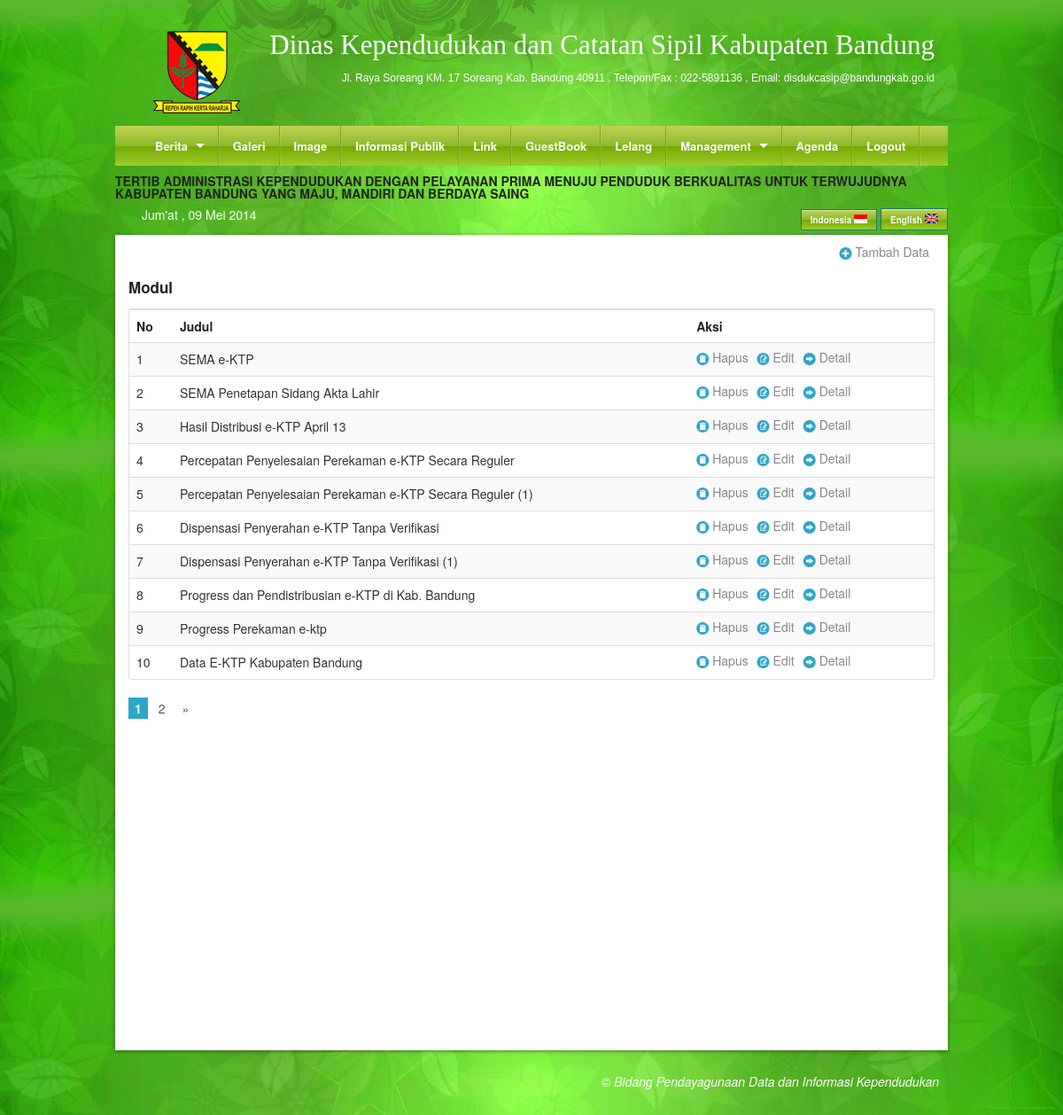
/Modul (signed in), run on the app's committed database.
### tables this page shows
CREATE TABLE `content` (
  `home_indo` text,
  `home_ing` text,
  `profile_indo` text,
  `profile_ing` text,
  `kk_indo` text,
  `kk_ing` text,
  `ktp_indo` text,
  `ktp_ing` text,
  `lahir_indo` text,
  `lahir_ing` text,
  `kawin_indo` text,
  `kawin_ing` text,
  `cerai_indo` text,
  `cerai_ing` text,
  `rusak_indo` text,
  `rusak_ing` text,
  `mati_indo` text,
  `mati_ing` text,
  `landasan_indo` text,
  `landasan_ing` text,
  `marquee_indo` text,
  `marquee_ing` text,
  `kami_indo` text,
  `kami_ing` text
);

CREATE TABLE `modul` (
  `IdModul` varchar(6) NOT NULL,
  `Modul` text NOT NULL,
  `TanggalUpdate` datetime NOT NULL,
  `Judul` varchar(60) NOT NULL,
  `Uploader` varchar(25) NOT NULL,
  PRIMARY KEY (`IdModul`)
);

### Proses/Database.php (called while the page is built, shortened)
<?php
class DB{
        var $Result;
        function doExec($sqlstr){
                 if (!$this->Result = mysql_query($sqlstr)){
                       print "Query Error :" .mysql_error();
                       Exit;
                 }
        }
        function doArray(){
                 return $this->Rec = mysql_fetch_array($this->Result);
        }
}
?>

### Content/SA/Modul.php (the view, shortened to what this page needs)
<p align="right"><a href="<?php echo $base_url;?>/TambahModul" class="icon foundicon-plus"></a></p>
<h5>Modul</h5>
<table id="tb" class="responsive table" cellpadding="0" cellspacing="0">
<tr>
    <th>No</th>
    <th>Judul</th>
    <th>Aksi</th>
</tr>
<?php
include_once("Proses/ArsenLibrary.php");
$arsen  =   new arsenlexdorf;
if(!isset($_GET['page']) || $_GET['page'] == 1){
    $page   =   1;
    $i=1;
}else{
    $page   =   $_GET['page'];
    $i = $_GET['page']*10-9;
}
$batas  =10;
$table  ="modul";
$dari=(($page*$batas)-$batas);
$query  =$arsen->view($table,$dari,$batas,"TanggalUpdate");
while($array  =$arsen->doArray()){
?>
<tr>
    <td><?php echo $i; ?></td>
    <td><?php echo $array[3];?></td>
    <td>
    <a href="<?php echo $base_url;?>/ConfirmDeleteModul/<?php echo $array[0];?>" class="icon foundicon-trash"></a>
    <a href="<?php echo $base_url;?>/ConfirmEditModul/<?php echo $array[0];?>" class="icon foundicon-edit"></a>
	<a href="<?php echo $base_url;?>/DetailModul/<?php echo $array[0];?>" class="icon foundicon-right-arrow"></a>
    </td>
</tr>
<?php
$i++;
}
?>
</table>
<div align="center">
</div>

### Content/User/search.php (shortened to what this page needs)
<?php
$hari   =   date("D");
switch($hari){
    case "Fri":
    $namaHari="Jum'at";
    break;
}
$month=date("m");
    switch($month){
        case "05":
        $bulan  ="Mei";
        break;
}
$tanggal    =   date("d");
$tahun  =   date("Y");
?>
<div>
<marquee direction="left" scrollamount="6" >
<?php
include_once("Proses/ArsenLibrary.php");
$sqlx    =   "select marquee_indo from content";
$queryx  =   mysql_query($sqlx);
$arrayx  =   mysql_fetch_array($queryx);
echo $arrayx[0];
?>
</marquee>
</div>
<div>
<div class="nine columns">
<div class="nine columns" style=" padding: 10px 0px 5px 15px; color: white;"><?php echo "$namaHari , $tanggal $bulan $tahun"; ?></div>
</div>
<div class="three columns bahasa">
<a href="<?php echo $base_url; ?>/indonesia.php" class="button small tiny greengloss">Indonesia <img src="<?php echo $base_url; ?>/images/indonesia.png" /></a>
<a href="<?php echo $base_url; ?>/english.php" class="button small tiny greengloss">English  <img src="<?php echo $base_url; ?>/images/english.png" /></a>
</div>
</div>

### stylesheets/style.css (style rules this page uses)
body { background: url(../images/bg/bg3.png) #58b929; background-size:contain; }
.table { width: 100%; margin-bottom: 20px; }
.table th, .table td { padding: 8px; line-height: 20px; text-align: left; vertical-align: top; border-top: 1px solid #dddddd; }
.table th { font-weight: bold; }
.bahasa { color: white; padding: 10px 0px 5px 0px; text-align: right; }
.bahasa a { color: white; }

### stylesheets/color.css (style rules this page uses)
.greengloss { background: #bfd255; background: -moz-linear-gradient(top, #bfd255 0%, #8eb92a 50%, #72aa00 51%, #9ecb2d 100%); background: -webkit-gradient(linear, left top, left bottom, color-stop(0%,#bfd255), color-stop(50%,#8eb92a), color-stop(51%,#72aa00), color-stop(100%,#9ecb2d)); background: -webkit-linear-gradient(top, #bfd255 0%,#8eb92a 50%,#72aa00 51%,#9ecb2d 100%); background: -o-linear-gradient(top, #bfd255 0%,#8eb92a 50%,#72aa00 51%,#9ecb2d 100%); background: -ms-linear-gradient(top, #bfd255 0%,#8eb92a 50%,#72aa00 51%,#9ecb2d 100%); background: linear-gradient(to bottom, #bfd255 0%,#8eb92a 50%,#72aa00 51%,#9ecb2d 100%); filter: progid:DXImageTransform.Microsoft.gradient( startColorstr='#bfd255', endColorstr='#9ecb2d',GradientType=0 ); }

### stylesheets/responsive-tables.css (style rules this page uses)
table th { font-weight: bold; }
table td, table th { padding: 9px 10px; text-align: left; }

### data on the page
content: marquee_indo "TERTIB ADMINISTRASI KEPENDUDUKAN DENGAN PELAYANAN PRIMA MENUJU PENDUDUK BERKUALITAS UNTUK TERWUJUDNYA KABUPATEN BANDUNG YANG MAJU, MANDIRI DAN BERDAYA SAING"
modul: Judul "SEMA e-KTP"
modul: Judul "SEMA Penetapan Sidang Akta Lahir"
modul: Judul "Hasil Distribusi e-KTP April 13"
modul: Judul "Percepatan Penyelesaian Perekaman e-KTP Secara Reguler"
modul: Judul "Percepatan Penyelesaian Perekaman e-KTP Secara Reguler (1)"
modul: Judul "Dispensasi Penyerahan e-KTP Tanpa Verifikasi"
modul: Judul "Dispensasi Penyerahan e-KTP Tanpa Verifikasi (1)"
modul: Judul "Progress dan Pendistribusian e-KTP di Kab. Bandung"
modul: Judul "Progress Perekaman e-ktp"
modul: Judul "Data E-KTP Kabupaten Bandung"

### other printed values
$namaHari "Jum'at"
$bulan "Mei"
